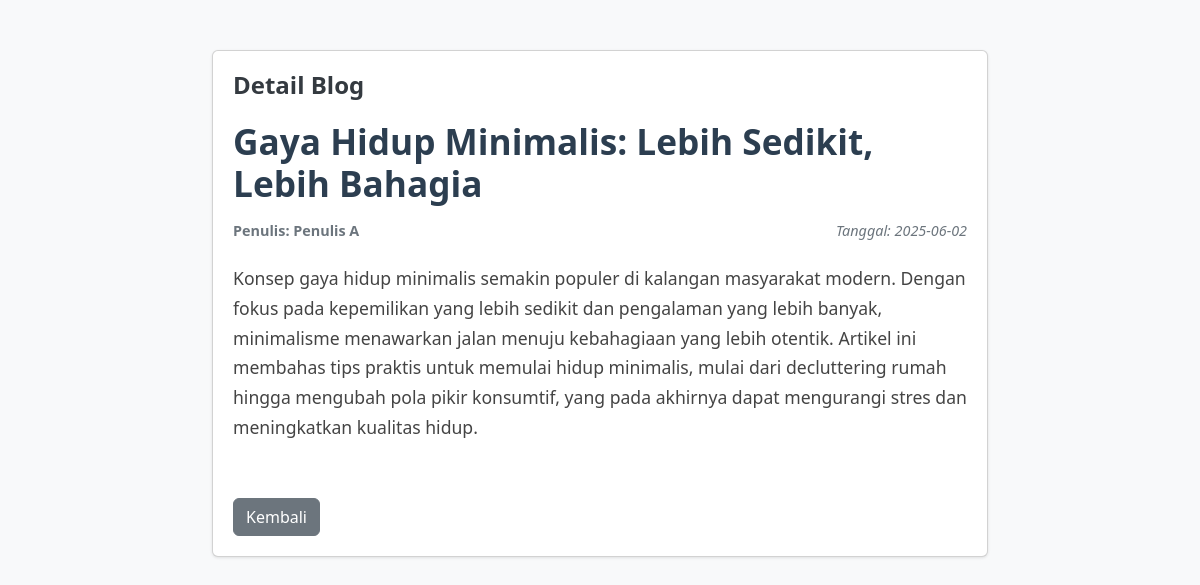
The app's page /file/admin/form/blogview.php?id=2 with its own data.
### tables this page shows
CREATE TABLE `blog` (
  `idblog` int(11) NOT NULL,
  `penulis` varchar(100) NOT NULL,
  `tanggalbuat` date NOT NULL,
  `judul` varchar(255) NOT NULL,
  `isi` mediumtext NOT NULL,
  `idkategori` int(11) NOT NULL
);

### file/admin/form/blogview.php (the view, shortened to what this page needs)
<?php
global $conn;
$id = isset($_GET['id']) ? (int) $_GET['id'] : 0;
$query = mysqli_query($conn, "SELECT * FROM blog WHERE idblog = $id");
$row = mysqli_fetch_assoc($query);
?>
<!DOCTYPE html>
<html lang="en">
<head>
    <link href="https://cdn.jsdelivr.net/npm/bootstrap@5.3.3/dist/css/bootstrap.min.css" rel="stylesheet">
    <link rel="stylesheet" href="https://cdnjs.cloudflare.com/ajax/libs/font-awesome/6.0.0-beta3/css/all.min.css">
</head>
<body>
    <div class="container">
        <div class="card">
            <h2 class="card-title">Detail Blog</h2>
            <div class="blog-details">
                <h3 class="blog-title"><?php echo $row['judul']; ?></h3>
                <div class="author-date">
                    <span class="author">Penulis: <?php echo $row['penulis']; ?></span>
                    <span class="post-date">Tanggal: <?php echo $row['tanggalbuat']; ?></span>
                </div>
                <p class="blog-content"><?php echo $row['isi']; ?></p>
                <a href="index.php?page=admin" class="btn btn-secondary back-button">Kembali</a>
            </div>
        </div>
    </div>
</body>
</html>

### file/admin/form/blogview.php (style rules this page uses)
body { font-family: 'Segoe UI', Tahoma, Geneva, Verdana, sans-serif; background-color: #f8f9fa; }
.container { max-width: 800px; margin-top: 50px; }
.card { background-color: white; border-radius: 0.375rem; box-shadow: 0 1px 3px rgba(0, 0, 0, 0.1); padding: 20px; }
.card-title { font-size: 1.5rem; font-weight: bold; margin-bottom: 20px; color: #343a40; }
.blog-details { line-height: 1.7; }
.blog-title { font-size: 2.2rem; font-weight: bold; margin-bottom: 15px; color: #2c3e50; }
.author-date { font-size: 0.9rem; color: #6c757d; margin-bottom: 20px; display: flex; justify-content: space-between; align-items: center; }
.author { font-weight: bold; }
.post-date { font-style: italic; }
.blog-content { font-size: 1.1rem; color: #444; margin-bottom: 25px; white-space: pre-line; }
.back-button { margin-top: 30px; }

### records on screen
blog: judul "Gaya Hidup Minimalis: Lebih Sedikit, Lebih Bahagia", penulis "Penulis A", tanggalbuat "2025-06-02", isi "Konsep gaya hidup minimalis semakin populer di kalangan masyarakat modern. Dengan fokus pada kepemilikan yang lebih sedikit dan pengalaman yang lebih banyak, minimalisme menawarkan jalan menuju kebahagiaan yang lebih otentik. Artikel ini membahas tips praktis untuk memulai hidup minimalis, mulai dari decluttering rumah hingga mengubah pola pikir konsumtif, yang pada akhirnya dapat mengurangi stres dan meningkatkan kualitas hidup."
